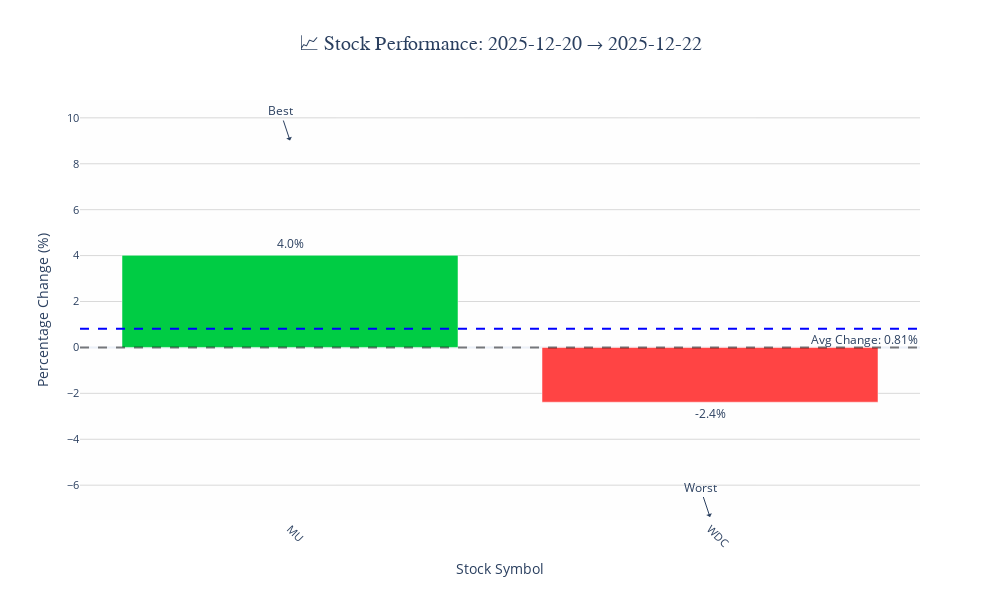

The notebook cell saved with this chart:
### Code cell
# ChatGPT
STOCK_TICKERS = [
    'MU',    # Micron Technology
    'WDC',   # WDC, Inc.
]

result = run_trade_return(STOCK_TICKERS, BASELINE_DATE, future_date_str)

### Figure 1 — Plotly figure (JSON) as saved in the notebook; plotly's stock layout.template omitted (floating-point values rounded to 4 significant figures)
{"data": [{"customdata": [[265.9, 276.6], [181.1, 176.8]], "hovertemplate": "<b>%{x}</b><br>Baseline: $%{customdata[0]:.2f}<br>Current: $%{customdata[1]:.2f}<br>Change: %{y:.2f}%<br><extra></extra>", "marker": {"color": ["#00CC44", "#FF4444"]}, "showlegend": false, "text": ["4.0%", "-2.4%"], "textposition": "outside", "type": "bar", "x": ["MU", "WDC"], "y": [4.012, -2.386]}], "layout": {"annotations": [{"showarrow": false, "text": "Avg Change: 0.81%", "x": 1, "xanchor": "right", "xref": "x domain", "y": 0.8134, "yanchor": "top", "yref": "y"}, {"arrowhead": 1, "showarrow": true, "text": "Best", "x": "MU", "y": 9.012}, {"arrowhead": 1, "showarrow": true, "text": "Worst", "x": "WDC", "y": -7.386}], "font": {"size": 12}, "height": 600, "hovermode": "x", "plot_bgcolor": "rgba(240, 240, 240, 0.1)", "shapes": [{"line": {"color": "black", "dash": "dash"}, "opacity": 0.5, "type": "line", "x0": 0, "x1": 1, "xref": "x domain", "y0": 0, "y1": 0, "yref": "y"}, {"line": {"color": "blue", "dash": "dash"}, "type": "line", "x0": 0, "x1": 1, "xref": "x domain", "y0": 0.8134, "y1": 0.8134, "yref": "y"}], "title": {"font": {"family": "Arial Black", "size": 20}, "text": "📈 Stock Performance: 2025-12-20 → 2025-12-22", "x": 0.5}, "width": 1000, "xaxis": {"categoryarray": ["MU", "WDC"], "categoryorder": "array", "tickangle": 45, "tickfont": {"size": 11}, "title": {"text": "Stock Symbol"}}, "yaxis": {"gridcolor": "rgba(128, 128, 128, 0.3)", "tickfont": {"size": 11}, "title": {"text": "Percentage Change (%)"}}}}
